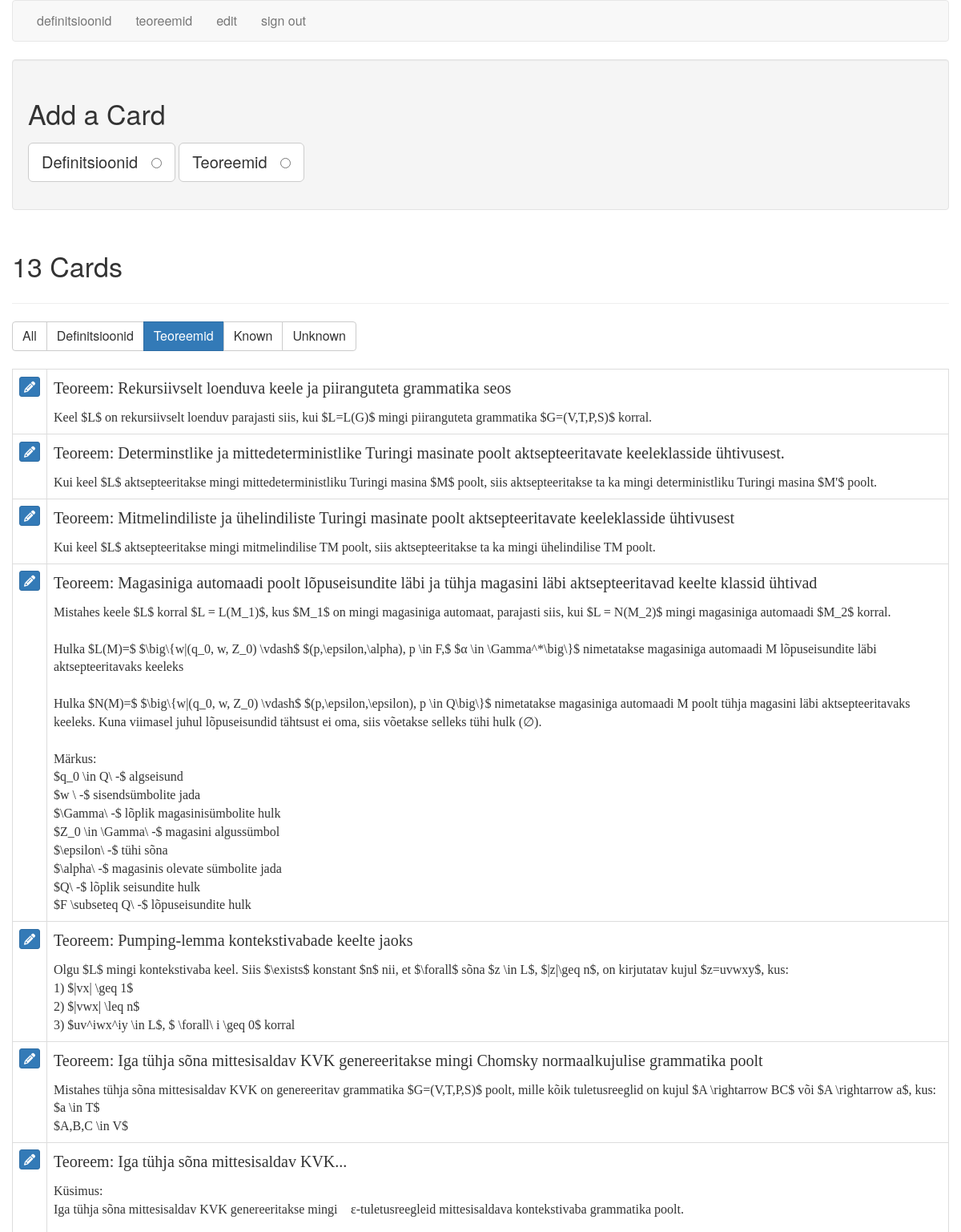
/filter_cards/code (signed in, upper part), run on an earlier commit of the app's database.
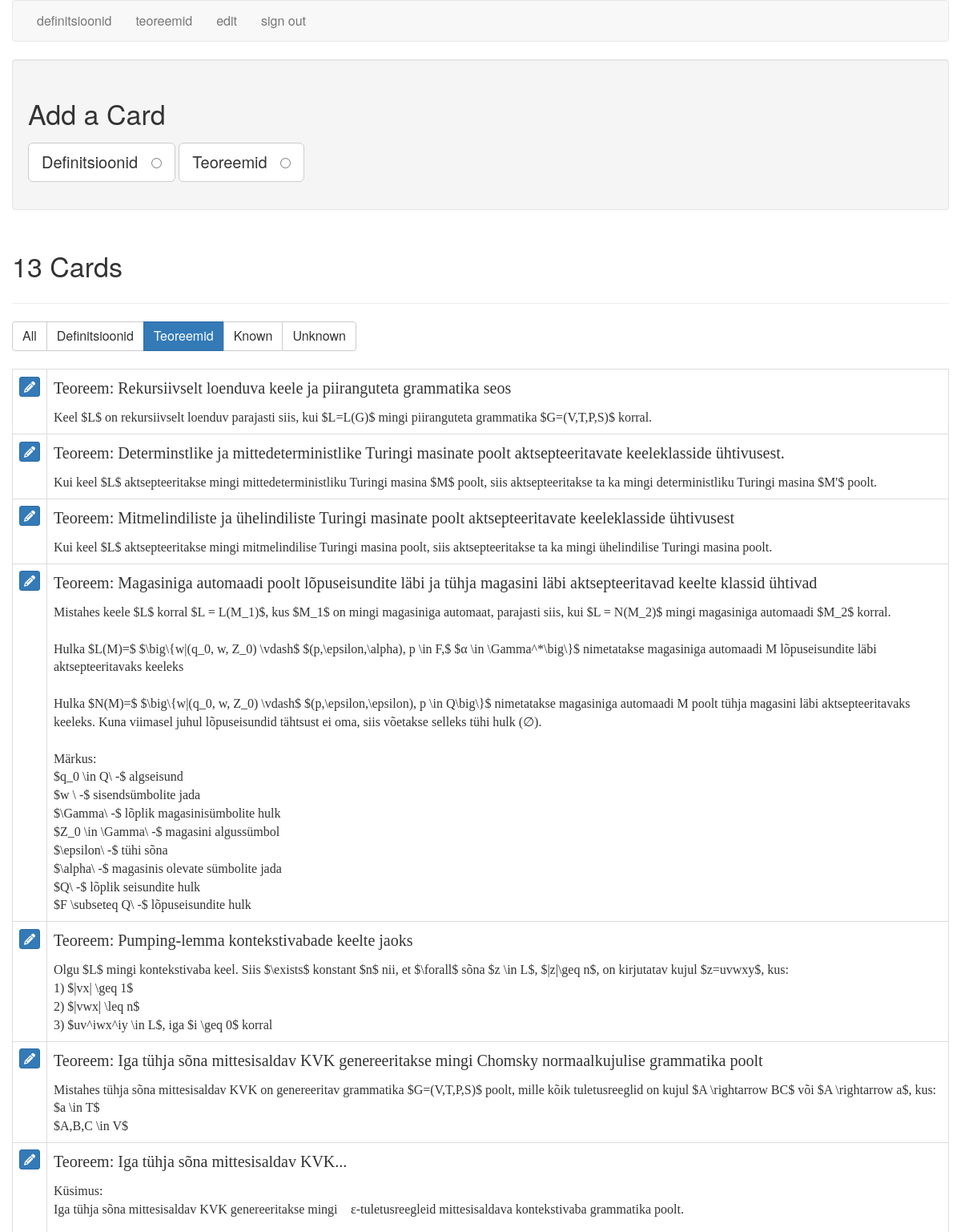
And on a later commit of the database.
### tables this page shows
CREATE TABLE cards (
  id integer primary key autoincrement,
  type tinyint not null, /* 1 for vocab, 2 for code */
  front text not null,
  back text not null,
  known boolean default 0
);

### flash_cards.py (the view)
@app.route('/filter_cards/<filter_name>')
def filter_cards(filter_name):
    if not session.get('logged_in'):
        return redirect(url_for('login'))
    filters = {
        "all": "where 1 = 1",
        "general": "where type = 1",
        "code": "where type = 2",
        "known": "where known = 1",
        "unknown": "where known = 0",
    }
    query = filters.get(filter_name)
    if not query:
        return redirect(url_for('cards'))
    db = get_db()
    fullquery = "SELECT id, type, front, back, known FROM cards " + query + " ORDER BY id DESC"
    cur = db.execute(fullquery)
    cards = cur.fetchall()
    return render_template('cards.html', cards=cards, filter_name=filter_name)

### flash_cards.py (called while the page is built)
def connect_db():
    rv = sqlite3.connect(app.config['DATABASE'])
    rv.row_factory = sqlite3.Row
    return rv

def get_db():
    if not hasattr(g, 'sqlite_db'):
        g.sqlite_db = connect_db()
    return g.sqlite_db

### templates/cards.html (shortened to what this page needs)
{% extends "layout.html" %}
{% block body %}
    <div class="well editPanel">
        <h2>Add a Card</h2>
        <form action="{{ url_for('add_card') }}" method="post" class="cardForm">
            <div class="form-group">
                <label for="general" class="toggleButton btn btn-default btn-lg">Definitsioonid &nbsp;
                    <input type="radio" name="type" value="1" id="general"/>
                </label>
                <label for="code" class="toggleButton btn btn-default btn-lg">Teoreemid &nbsp;
                    <input type="radio" name="type" value="2" id="code"/>
                </label>
            </div>
        </form>
    </div>
    <div class="page-header">
        <h2>{{ cards|length }} Card{{ '' if (cards|length == 1) else 's' }}</h2>
    </div>
    <div class="btn-group btn-group-md" role="group" aria-label="filters">
        <a href="{{ url_for('filter_cards', filter_name="all") }}"
           class="btn btn-{{ "primary" if filter_name == "all" else "default" }}">All</a>
        <a href="{{ url_for('filter_cards', filter_name="general") }}"
           class="btn btn-{{ "primary" if filter_name == "general" else "default" }}">Definitsioonid</a>
        <a href="{{ url_for('filter_cards', filter_name="code") }}"
           class="btn btn-{{ "primary" if filter_name == "code" else "default" }}">Teoreemid</a>
        <a href="{{ url_for('filter_cards', filter_name="known") }}"
           class="btn btn-{{ "primary" if filter_name == "known" else "default" }}">Known</a>
        <a href="{{ url_for('filter_cards', filter_name="unknown") }}"
           class="btn btn-{{ "primary" if filter_name == "unknown" else "default" }}">Unknown</a>
    </div>
    <br/>
    <br/>
    <table class="table table-bordered">
        {% for card in cards %}
            <tr>
                <td>
                    <a href="{{ url_for('edit', card_id=card.id) }}" class="btn btn-xs btn-primary"><i
                            class="fa fa-pencil" aria-hidden="true"></i></a>
                </td>
                <td class="cardContent">
                    <h4>
                        {% if card.type == 1 %}
                            {{ card.front }}
                        {% else %}
                            Teoreem:&nbsp;{{ card.front }}
                        {% endif %}
                    </h4>
                    {{ card.back|replace("\n", "<br />")|safe }}
                </td>
            </tr>
        {% else %}
            <tr>
                <td>
                    <em>No cards to show.</em>
                </td>
            </tr>
        {% endfor %}
    </table>
{% endblock %}

### templates/layout.html (shortened to what this page needs)
<!doctype html>
<html>
<head>
    <link rel=stylesheet type=text/css href="{{ url_for('static', filename='bootstrap.min.css') }}"/>
    <link rel=stylesheet type=text/css href="{{ url_for('static', filename='style.css') }}"/>
</head>
<body>
<div class="container">
    <div class="row">
        <nav class="navbar navbar-default">
            <div class="container">
                <div class="row">
                    <div class="collapse navbar-collapse">
                        <ul class="nav navbar-nav">
                            {% if session.logged_in %}
                                <li><a href="{{ url_for('general') }}">
                                    <span class="hidden-xs">
                                       definitsioonid
                                    </span>
                                </a></li>
                                <li><a href="{{ url_for('code') }}">teoreemid</a></li>
                                <li><a href="{{ url_for('cards') }}">
                                     <span class="hidden-xs">
                                       edit
                                    </span>
                                </a></li>
                                <li><a href="{{ url_for('logout') }}">
                                    <span class="hidden-xs">
                                       sign out
                                    </span>
                                </a></li>
                            {% else %}
                                <li><a href="{{ url_for('login') }}">log in</a></li>
                            {% endif %}
                        </ul>
                    </div>
                </div>
            </div>
        </nav>
        {% block body %}{% endblock %}
    </div>
</div>
</body>
</html>

### static/style.css (style rules this page uses)
.cardContent, h4 { font-family: Georgia, "Times New Roman", Times, serif; }
.cardContent h4 { margin-top: 0; }
.navbar-collapse.collapse { display: block !important; }
.navbar-nav > li, .navbar-nav { float: left !important; }

What changed in the data, as far as the page shows it:
changed cards: back "Kui keel $L$ aktsepteeritakse mingi mitmelindilise TM poolt, siis aktsepteeritakse ta ka mingi ühelindilise TM poolt." → "Kui keel $L$ aktsepteeritakse mingi mitmelindilise Turingi masina poolt, siis aktsepteeritakse ta ka mingi ühelindilise Turingi masina poolt."
changed cards "Pumping-lemma kontekstivabade keelte jaoks": back "…3) $uv^iwx^iy \\in L$, $ \\forall\\ i \\geq 0$ korral" → "…3) $uv^iwx^iy \\in L$, iga $i \\geq 0$ korral"
